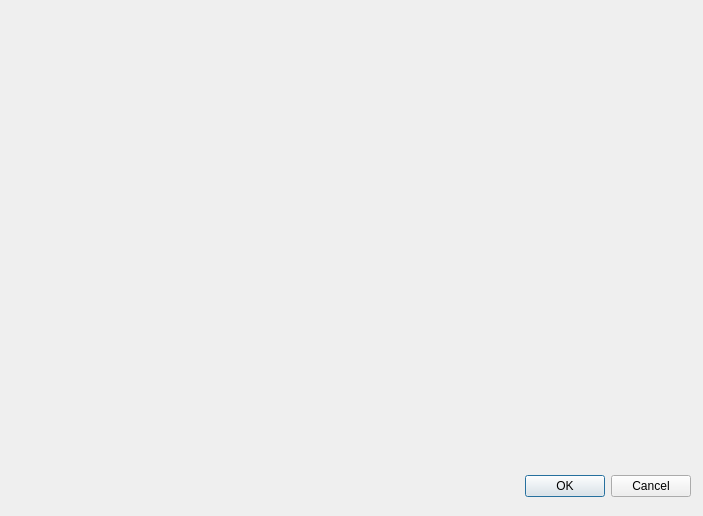
<?xml version="1.0" encoding="UTF-8"?>
<ui version="4.0">
 <class>anticolor</class>
 <widget class="QDialog" name="anticolor">
  <property name="geometry">
   <rect>
    <x>0</x>
    <y>0</y>
    <width>703</width>
    <height>516</height>
   </rect>
  </property>
  <property name="windowTitle">
   <string>Dialog</string>
  </property>
  <widget class="QDialogButtonBox" name="buttonBox">
   <property name="geometry">
    <rect>
     <x>350</x>
     <y>470</y>
     <width>341</width>
     <height>32</height>
    </rect>
   </property>
   <property name="orientation">
    <enum>Qt::Horizontal</enum>
   </property>
   <property name="standardButtons">
    <set>QDialogButtonBox::Cancel|QDialogButtonBox::Ok</set>
   </property>
  </widget>
  <widget class="QWidget" name="horizontalLayoutWidget">
   <property name="geometry">
    <rect>
     <x>0</x>
     <y>10</y>
     <width>701</width>
     <height>451</height>
    </rect>
   </property>
   <layout class="QHBoxLayout" name="horizontalLayout">
    <item>
     <widget class="QLabel" name="label">
      <property name="text">
       <string/>
      </property>
     </widget>
    </item>
    <item>
     <widget class="QLabel" name="label_2">
      <property name="text">
       <string/>
      </property>
     </widget>
    </item>
   </layout>
  </widget>
 </widget>
 <resources/>
 <connections>
  <connection>
   <sender>buttonBox</sender>
   <signal>accepted()</signal>
   <receiver>anticolor</receiver>
   <slot>accept()</slot>
   <hints>
    <hint type="sourcelabel">
     <x>248</x>
     <y>254</y>
    </hint>
    <hint type="destinationlabel">
     <x>157</x>
     <y>274</y>
    </hint>
   </hints>
  </connection>
  <connection>
   <sender>buttonBox</sender>
   <signal>rejected()</signal>
   <receiver>anticolor</receiver>
   <slot>reject()</slot>
   <hints>
    <hint type="sourcelabel">
     <x>316</x>
     <y>260</y>
    </hint>
    <hint type="destinationlabel">
     <x>286</x>
     <y>274</y>
    </hint>
   </hints>
  </connection>
 </connections>
</ui>
